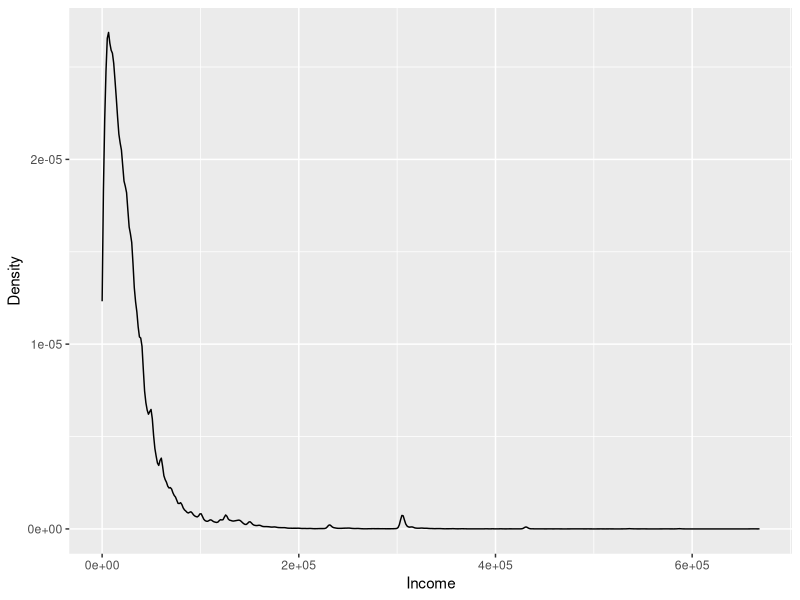
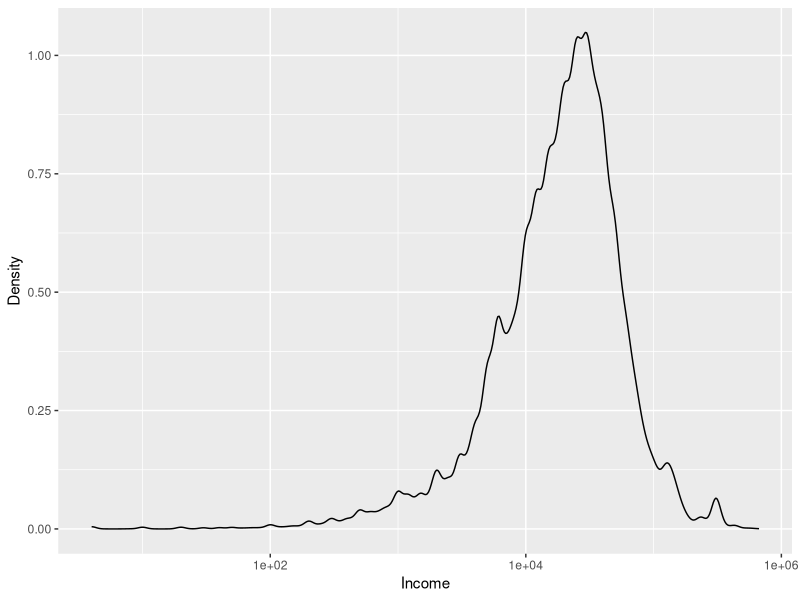
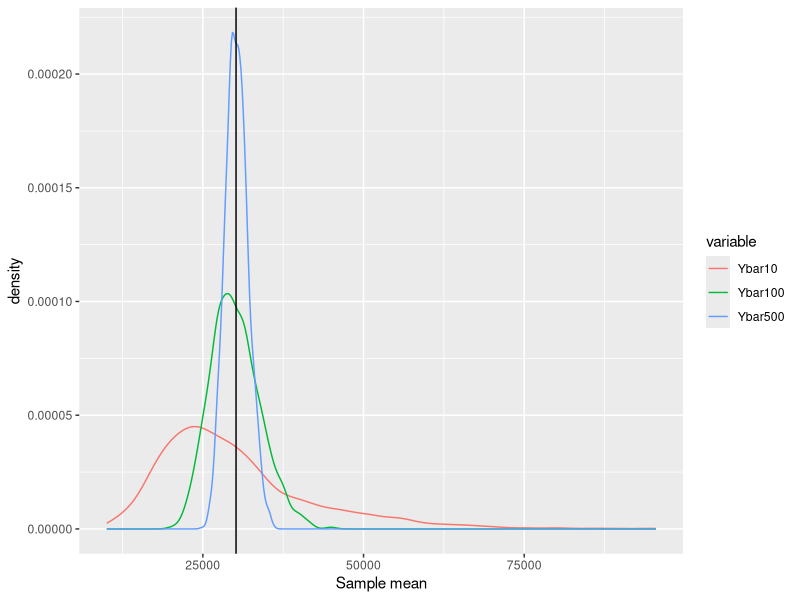
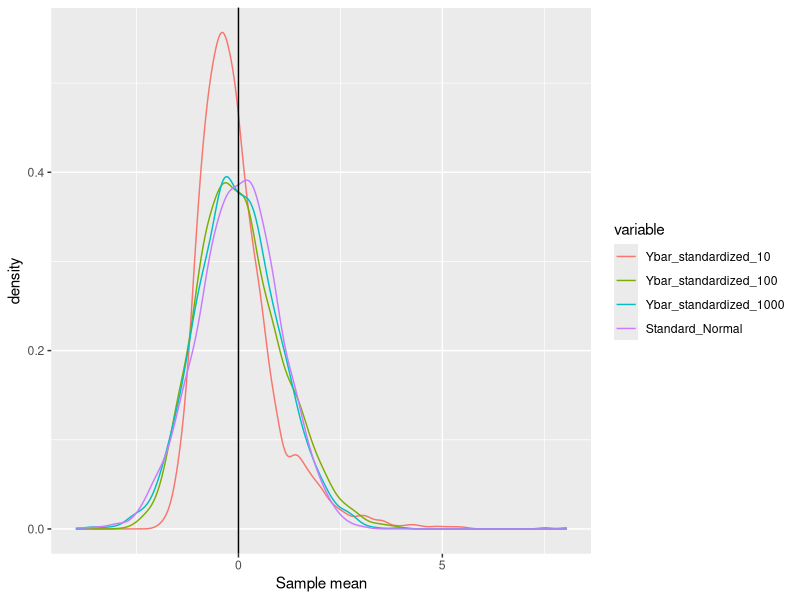

Reproduce these figures in R, in order.
## ---- chunk 1
# Use "readr" package
library(readr)
pums2000 <- read_csv("data_pums_2000.csv") 
## ---- chunk 2
pop <- as.vector(pums2000$INCTOT)
## ---- chunk 3
pop_mean = mean(pop)
pop_sd   = sd(pop)

# Average income in population
pop_mean

# Standard deviation of income in population
pop_sd

# income distribution in population
# Note that the unit is in USD.
library("ggplot2")
qplot(pop, geom = "density", 
      xlab = "Income",
      ylab = "Density")

## ---- chunk 4
# `log` option specifies which axis is represented in log scale.
qplot(pop, geom = "density", 
      xlab = "Income",
      ylab = "Density",
      log = "x")

## ---- chunk 5

# Set the seed for the random number. This is needed to maintaine the reproducibility of the results.
set.seed(123)

# draw random sample of 100 observations from the variable pop
test <- sample(x = pop, size = 100)

# Use loop to repeat 2000 times. 
Nsamples = 2000
result1 <- numeric(Nsamples)

for (i in 1:Nsamples ){
  
  test <- sample(x = pop, size = 100)
  result1[i] <- mean(test)
  
}

# Simple approach
result1 <- replicate(expr = mean(sample(x = pop, size = 10)), n = Nsamples)
result2 <- replicate(expr = mean(sample(x = pop, size = 100)), n = Nsamples)
result3 <- replicate(expr = mean(sample(x = pop, size = 500)), n = Nsamples)

# Create dataframe

result_data <- data.frame(  Ybar10 = result1, 
                            Ybar100 = result2, 
                            Ybar500 = result3)

## ---- chunk 6

# Use reshape library
# install.packages("reshape")
library("reshape")

# Use "melt" to change the format of result_data
data_for_plot <- melt(data = result_data, variable.name = "Variable" )

# Use "ggplot2" to create the figure.
# The variable `fig` contains the information about the figure
fig <- 
  ggplot(data = data_for_plot) +
  xlab("Sample mean") + 
  geom_line(aes(x = value, colour = variable ),   stat = "density" ) + 
  geom_vline(xintercept=pop_mean ,colour="black")

# Display the figure 
plot(fig)

## ---- chunk 7

# Set the seed for the random number
set.seed(124)

# define function for simulation 
f_simu_CLT = function(Nsamples, samplesize, pop, pop_mean, pop_sd ){
  
  output = numeric(Nsamples)
  for (i in 1:Nsamples ){
    test <- sample(x = pop, size = samplesize)
    output[i] <- ( mean(test) - pop_mean ) / (pop_sd / sqrt(samplesize))
  }
  
  return(output)

}

# Comment: You can do better without using forloop. Let me know if you come with a good idea.

# Run simulation 
Nsamples = 2000
result_CLT1 <- f_simu_CLT(Nsamples, 10, pop, pop_mean, pop_sd )
result_CLT2 <- f_simu_CLT(Nsamples, 100, pop, pop_mean, pop_sd )
result_CLT3 <- f_simu_CLT(Nsamples, 1000, pop, pop_mean, pop_sd )

# Random draw from standard normal distribution as comparison
result_stdnorm = rnorm(Nsamples)

# Create dataframe
result_CLT_data <- data.frame(  Ybar_standardized_10 = result_CLT1, 
                            Ybar_standardized_100 = result_CLT2, 
                            Ybar_standardized_1000 = result_CLT3, 
                            Standard_Normal = result_stdnorm)

# Note: If you wanna quicky plot the density, type `plot(density(result1))`. 


## ---- chunk 8

# Use "melt" to change the format of result_data
data_for_plot <- melt(data = result_CLT_data, variable.name = "Variable" )

# Use "ggplot2" to create the figure.
fig <- 
  ggplot(data = data_for_plot) +
  xlab("Sample mean") + 
  geom_line(aes(x = value, colour = variable ),   stat = "density" ) + 
  geom_vline(xintercept=0 ,colour="black")

plot(fig)
